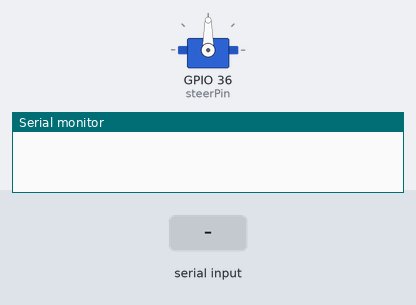
A sketch run on a simulated ESP32. Parts: servo, the last lines printed to the serial monitor. The test bench sets the inputs (shaded band).

Above: at 1.2 s.
1.3 s: "1" received over Serial
At 2.1 s:
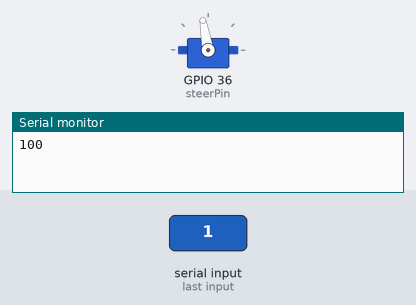
2.8 s: "0" received over Serial
At 3.3 s:
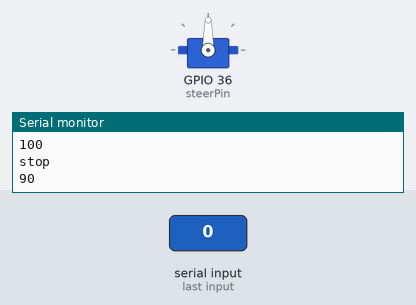
Timing chart, 0 to 5.8 s (numbered marks = the images above; inputs shaded):
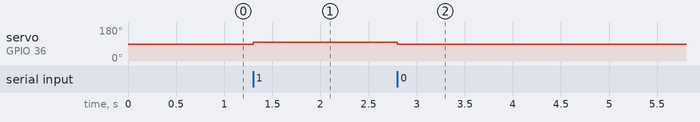

Measured:
- after the input at 1.3 s, servo on GPIO 36 (steerPin): 90° → 100° at once
- after the input at 2.8 s, servo on GPIO 36 (steerPin): 100° → 90° at once

The sketch:

servoSaber.ino
```cpp
#include <Servo.h>
Servo myservo;
Servo brakemotor;

//pins
const int ledPin = 13;
const int steerPin = 36;
const int brakePin = 35;

//123R
//73L

//global vars
int steerSpeed = 90; //no move
int incomingByte = 0;

void setup () {
  myservo.attach(steerPin); // Use PWM pin 14 to control Sabertooth.

  myservo.write(90);
}


//93-96 stoped
//96 clockwise


void loop() {
if (Serial.available() > 0) {
     incomingByte = Serial.read();
     //racck go right
     if (incomingByte == '1' && steerSpeed < 180) {
      steerSpeed = 100;

     }
     //rack go left
     else if(incomingByte == '2' && steerSpeed > 0){
      steerSpeed = 85;
     }
     else if(incomingByte == '0'){
      steerSpeed = 90;
      Serial.println("stop");

     }
     Serial.println(steerSpeed);
     myservo.write(steerSpeed);
     digitalWrite(ledPin, HIGH);
     delay(10);
  }
}
```
